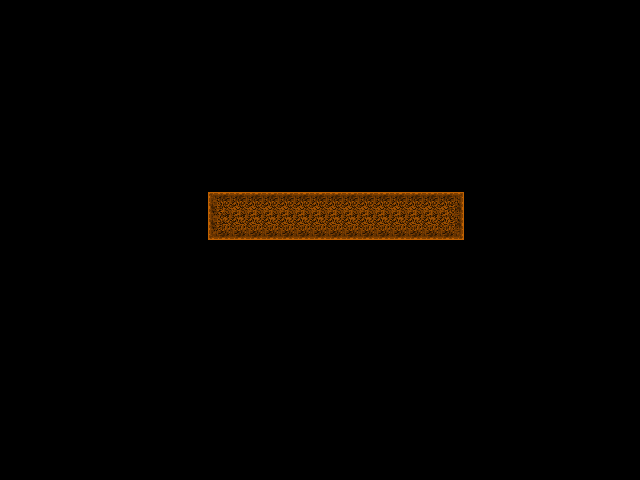

Tiled map render using the project's own tile images. Description and the map definition, with tile-layer contents summarised, below:
An orthogonal 40x30 tile map with 16x16 px tiles, 1 tile layer (Camada de Tiles 1).

<map version="1.0" orientation="orthogonal" width="40" height="30" tilewidth="16" tileheight="16">
 <tileset firstgid="1" name="tileset-dirt" tilewidth="16" tileheight="16">
  <image source="tileset-dirt.png" width="16" height="256" />
 </tileset>
 <layer name="Camada de Tiles 1" width="40" height="30">
  <data>[1200 cells, 48 non-empty, 9 distinct tile ids]</data>
 </layer>
</map>
